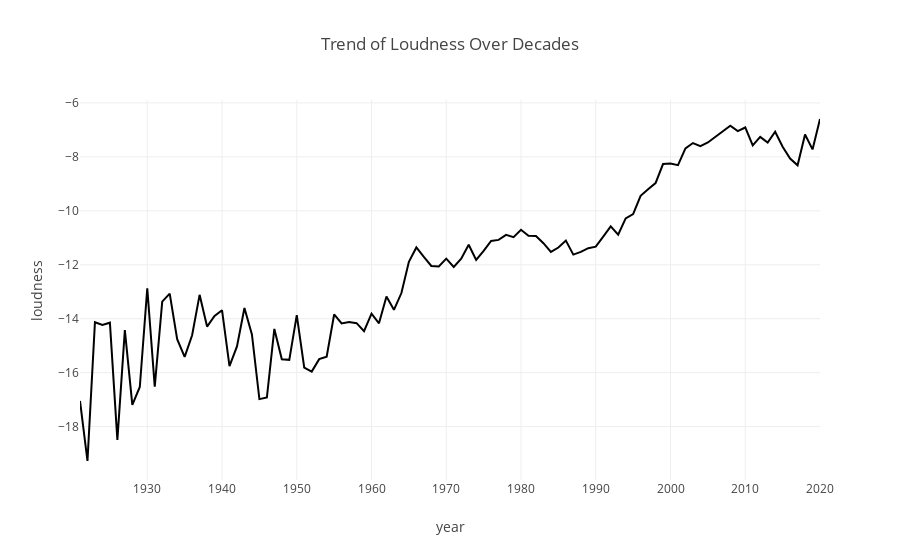

Notebook code for this chart:
### Code cell
# 3.Plot the trend of loudness over decades using a line plot:
df_year= pd.read_csv('data_by_year.csv')
fig = px.line(df_year, x='year', y='loudness', title='Trend of Loudness Over Decades')
fig.show()

# Comment:
# the trend of loudness over decades has gradualy increase until reaching the highest point in the last decace ( ≃6 )

### Figure 1 — Plotly figure (JSON) as saved in the notebook; plotly's stock layout.template omitted (floating-point values rounded to 4 significant figures)
{"data": [{"hovertemplate": "year=%{x}<br>loudness=%{y}<extra></extra>", "legendgroup": "", "line": {"color": "#000001", "dash": "solid"}, "marker": {"symbol": "circle"}, "mode": "lines", "name": "", "orientation": "v", "showlegend": false, "type": "scatter", "x": [1921, 1922, 1923, 1924, 1925, 1926, 1927, 1928, 1929, 1930, 1931, 1932, 1933, 1934, 1935, 1936, 1937, 1938, 1939, 1940, 1941, 1942, 1943, 1944, 1945, 1946, 1947, 1948, 1949, 1950, 1951, 1952, 1953, 1954, 1955, 1956, 1957, 1958, 1959, 1960, 1961, 1962, 1963, 1964, 1965, 1966, 1967, 1968, 1969, 1970, 1971, 1972, 1973, 1974, 1975, 1976, 1977, 1978, 1979, 1980, 1981, 1982, 1983, 1984, 1985, 1986, 1987, 1988, 1989, 1990, 1991, 1992, 1993, 1994, 1995, 1996, 1997, 1998, 1999, 2000, 2001, 2002, 2003, 2004, 2005, 2006, 2007, 2008, 2009, 2010, 2011, 2012, 2013, 2014, 2015, 2016, 2017, 2018, 2019, 2020], "xaxis": "x", "y": [-17.05, -19.28, -14.13, -14.23, -14.15, -18.49, -14.42, -17.19, -16.53, -12.87, -16.52, -13.36, -13.07, -14.76, -15.41, -14.61, -13.12, -14.29, -13.9, -13.68, -15.76, -15.03, -13.6, -14.58, -16.98, -16.92, -14.38, -15.51, -15.53, -13.86, -15.81, -15.96, -15.5, -15.41, -13.84, -14.18, -14.12, -14.17, -14.46, -13.81, -14.17, -13.18, -13.67, -13.05, -11.89, -11.36, -11.71, -12.04, -12.06, -11.77, -12.08, -11.77, -11.26, -11.82, -11.49, -11.11, -11.08, -10.89, -10.98, -10.7, -10.92, -10.93, -11.2, -11.52, -11.36, -11.1, -11.62, -11.52, -11.38, -11.33, -10.96, -10.58, -10.88, -10.28, -10.12, -9.444, -9.201, -8.971, -8.266, -8.248, -8.305, -7.687, -7.486, -7.602, -7.466, -7.266, -7.045, -6.844, -7.046, -6.91, -7.575, -7.261, -7.472, -7.067, -7.626, -8.061, -8.313, -7.169, -7.722, -6.595], "yaxis": "y"}], "layout": {"legend": {"tracegroupgap": 0}, "title": {"text": "Trend of Loudness Over Decades"}, "xaxis": {"anchor": "y", "domain": [0, 1], "title": {"text": "year"}}, "yaxis": {"anchor": "x", "domain": [0, 1], "title": {"text": "loudness"}}}}
